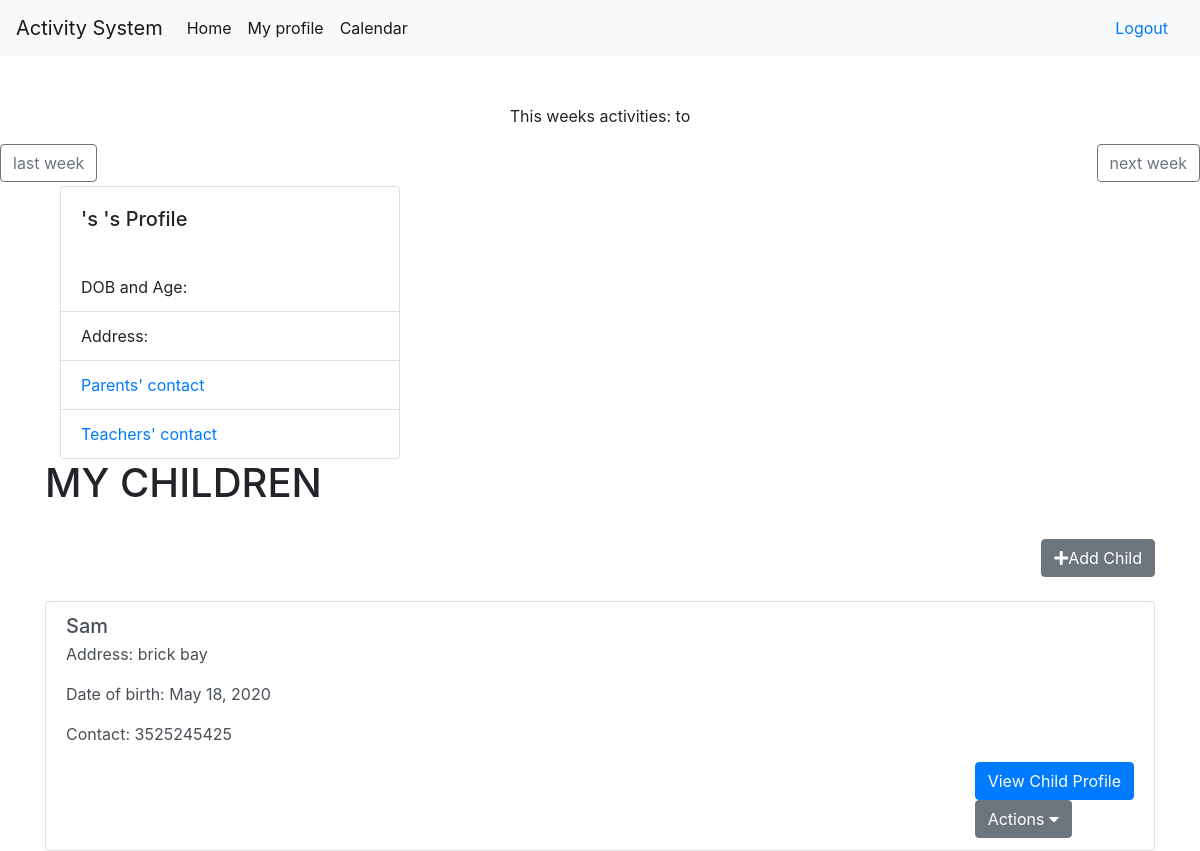
/myprofile/ (signed in), run on the app's committed database.
### amsApp/models.py (models this page shows, shortened)
class Child(models.Model):
  name = models.CharField(max_length=50)
  date_of_birth = models.DateField()
  address = models.CharField(max_length=255)
  contact = models.CharField(max_length=15)
  enrolled_activities = models.ManyToManyField(Activity,blank=True)

### amsApp/views.py (the view, shortened to what this page needs)
# urls.py: path('myprofile/', views.my_profile, name='my-profile'),
def my_profile(request):
    try:
        userrole = request.user.roles.first().id
    except:
        userrole = '3'
    cf = forms.ChildForm()
    myChildren = request.user.myChildren.all()
    context= {'userrole':userrole,'includeNav': True, 'myChildren': myChildren,'form':cf}
    return render(request, 'my-profile.html', context)

### amsApp/models.py (called while the page is built)
  def __str__(self):
    return self.get_id_display()

### templates/my-profile.html (shortened to what this page needs)
{% extends 'base.html' %} {% block content1 %}
<main>
    {% include 'add-child-modal.html' %} {%include 'date-nav.html'%}
    <div class="container d-flex flex-column">
        {% include 'profile-section.html'%}
        {% if userrole is 2 %}
        <h1>MY CHILDREN</h1>
        <button class="btn my-4 ml-auto btn-secondary" data-toggle="modal" data-target="#add-child-modal"><i class="fa fa-plus"></i>Add Child</button>
        <div class="list-group my-children-list">
            {% for child in myChildren %}
            <div class="list-group-item list-group-item-action d-flex flex-column align-items-start">
                <h5 class="mb-1">{{child.name}}</h5>
                <p>Address: {{child.address}}</p>
                <p>Date of birth: {{child.date_of_birth}}</p>
                <p>Contact: {{child.contact}}</p>
                <div class="button-group ml-auto">
                    <form method="post" action="{% url 'child-profile' %}">
                        <button type="submit" class="btn btn-primary float-right">View Child Profile </button>
                    </form>
                    <button data-toggle="dropdown" class="btn btn-secondary">Actions <i class="fa fa-caret-down"></i></button>
                    </div>
                </div>
            </div>
            {%endfor%}
        </div>
        {% endif %}
</main>
{% endblock %}

### templates/base.html (shortened to what this page needs)
<!doctype html>
<html lang="en">
<head>
    <link rel="stylesheet" href="https://stackpath.bootstrapcdn.com/bootstrap/4.4.1/css/bootstrap.min.css">
    <link rel="stylesheet" href="https://use.fontawesome.com/releases/v5.3.1/css/all.css">
</head>
<body>
    {% if includeNav %} {% include 'nav.html' %} {% endif %}  {% block content1 %} {% endblock %}
</body>
</html>

### templates/nav.html (shortened to what this page needs)
<nav class="navbar navbar-expand-lg navbar-light bg-light">
    <a class="navbar-brand" href="{% url 'home' %} ">Activity System</a>
    <div class="collapse navbar-collapse" id="navbarSupportedContent">
        <ul class="navbar-nav mr-auto">
            <li class="nav-item active">
                <a class="nav-link" href="{% url 'home' %}">Home </a>
            </li>
            {%if user.is_authenticated %}
            <li class="nav-item active">
                <a class="nav-link" href="{% url 'my-profile' %}">My profile</a>
            </li>
            {% endif %}
            <li class="nav-item active">
                <a class="nav-link" href="{% url 'calendar' %}">Calendar </a>
            </li>
        </ul>
        <form class="form-inline my-2 my-lg-0">
            {% if user.is_authenticated %}
            <div class="nav-item">
                <a class="nav-link" href="{% url 'logout' %}">Logout</a>
            </div>
            {% endif %}
        </form>
    </div>
</nav>

### templates/add-child-modal.html (shortened to what this page needs)
 {% load crispy_forms_tags %}

### templates/date-nav.html (shortened to what this page needs)
<div class="row mt-5 mb-1 week-nav">
    <div class="col">
        <div class="row">
            <div class="col">
                <p style="text-align: center;"> This weeks activities: {{dates.start_date}} to {{dates.end_date}} </p>
            </div>
        </div>
        <div class="row">
            <div class="col">
                <form action="" method="post">
                    <button class="btn btn-outline-secondary" type="submit">last week</button>
                </form>
            </div>
            <div class="col">
                <form action="" method="post">
                    <button class="btn btn-outline-secondary float-right" type="submit">next week</button>
                </form>
            </div>
        </div>
    </div>
</div>

### templates/profile-section.html
<div class="col-4 profile">
    <div class="card">
        <div class="card-body">
            <h5 class="card-title">{{user.firstname}}'s {{user.firstname}}'s Profile</h5>
        </div>
        <ul class="list-group list-group-flush">
            <li class="list-group-item">DOB and Age: {{child.date_of_birth}}</li>
            <li class="list-group-item">Address:{{child.address}}</li>
            <li class="list-group-item"> <a href=""> Parents' contact </a> </li>
            <li class="list-group-item"> <a href=""> Teachers' contact </a> </li>
        </ul>
    </div>
</div>

### data on the page
Child: name "Sam", address "brick bay", date_of_birth "May 18, 2020", contact "3525245425"
